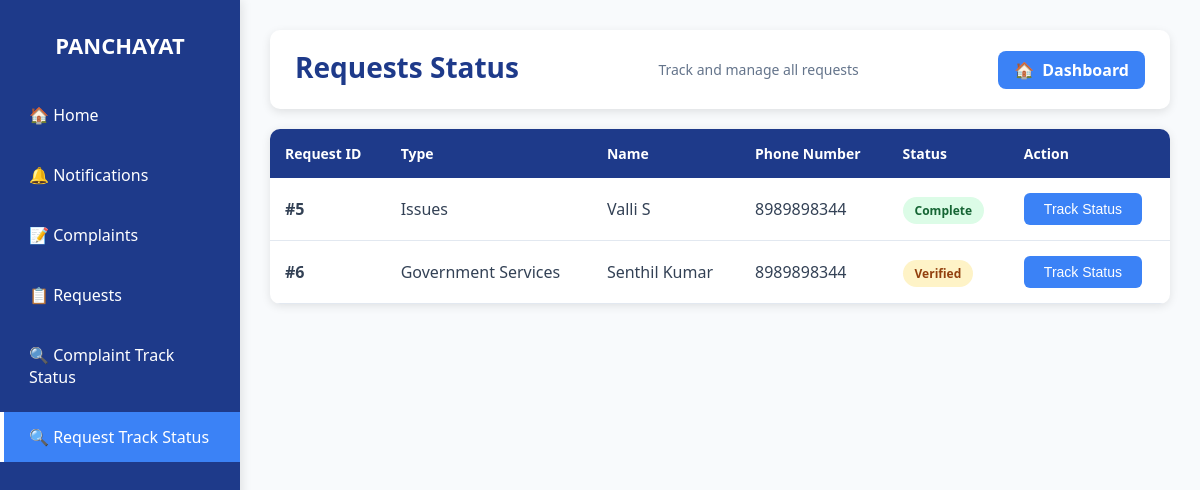
Page /trackstatus2/ (signed in) on the earlier database version.
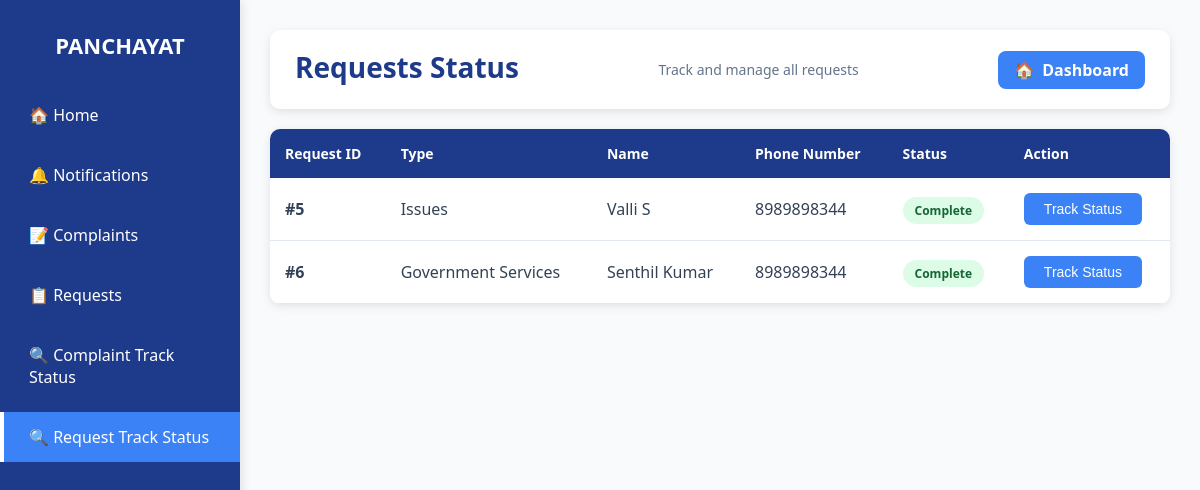
Same page on the later database version.
### myapp/models.py (models this page shows, shortened)
class Request(models.Model):
    REQUEST_TYPES = [
        ("Public Safety", "Public Safety"),
        ("Sanitation / Hygiene", "Sanitation / Hygiene"),
        ("Road / Traffic Issues", "Road / Traffic Issues"),
        ("Electricity / Water Supply", "Electricity / Water Supply"),
        ("Government Services", "Government Services"),
        ("Others", "Others"),
    ]
    name = models.CharField(max_length=100)
    phone_number = models.CharField(max_length=15)
    address = models.TextField()
    request_type = models.CharField(max_length=50, choices=REQUEST_TYPES)
    other_type = models.CharField(max_length=100, null=True, blank=True)
    description = models.TextField(max_length=500, null=True)
    supervisor_name = models.CharField(max_length=100, null=True)
    area = models.CharField(max_length=100, null=True)
    date_time= models.DateTimeField(auto_now_add=True, null=True)
    file = models.FileField(upload_to='requests/', blank=True, null=True)
    status = models.CharField(
        max_length=20,
        default='unverified'
    )

### myapp/views.py (the view)
# urls.py: path("trackstatus2/", views.Trackstatus2, name="Trackstatus2"),
def Trackstatus2(request):
    phoneno=request.session.get('phoneno')
    requests_data = Request.objects.filter(phone_number=phoneno)
    return render(request, 'trackstatus2.html', {
        'requests_data': requests_data
    })

### myapp/templates/trackstatus2.html (shortened to what this page needs)
{% load static %}
<!DOCTYPE html>
<html lang="en">
<head>
</head>
<body>
    <div class="sidebar">
        <h2> PANCHAYAT</h2>
        <a href="{% url 'Mainpage' %}">🏠 Home</a>
        <a href="{% url 'notification_page2' %}">🔔 Notifications</a>
        <a href="{% url 'complaint_form' %}">📝 Complaints</a>
        <a href="{% url 'requestform' %}" >📋 Requests</a>
         <a href="{% url 'Trackstatus' %}">🔍 Complaint Track Status</a>
  <a href="{% url 'Trackstatus2' %}" class="active">🔍 Request Track Status</a>
    </div>
    <div class="main-content">
        <div class="header">
            <h1>Requests Status</h1>
            <p>Track and manage all requests</p>
            <a href="{% url 'Mainpage' %}" class="back-btn">
            <span>🏠</span>
            <span>Dashboard</span>
      </a>
        </div>
        <div class="table-container">
            <table>
                <thead>
                    <tr>
                        <th>Request ID</th>
                        <th>Type</th>
                        <th>Name</th>
                        <th>Phone Number</th>
                        <th>Status</th>
                        <th>Action</th>
                    </tr>
                </thead>
                <tbody>
                    {% for r in requests_data %}
                    <tr>
                        <td><strong>#{{ r.id }}</strong></td>
                        <td>{{ r.request_type }}</td>
                        <td>{{ r.name }}</td>
                        <td>{{ r.phone_number }}</td>
                        <td>
                            <span class="status-badge status-{{ r.status }}">
                                {{ r.status }}
                            </span>
                        </td>
                        <td>
                            <button class="track-btn" onclick="openModal({{ r.id }}, '{{ r.request_type }}', '{{ r.status }}')">
                                Track Status
                            </button>
                        </td>
                    </tr>
                    {% endfor %}
                </tbody>
            </table>
        </div>
    </div>
</body>
</html>

Differences in the rows shown:
changed Request "Government Services": status "Verified" → "Complete"
